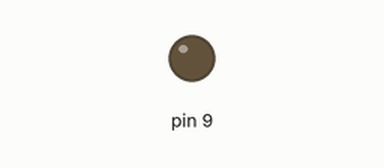
The sketch below on a simulated Arduino Uno, built with avr-gcc and run on an emulated ATmega328P. Parts: output pins drawn as LEDs (lit = HIGH).

Above: at 0.05 s.
At 1.2 s:
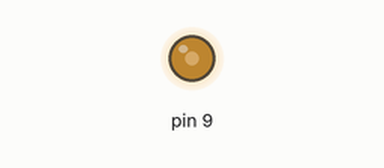
At 2.35 s:
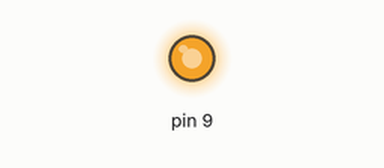
At 4.7 s:
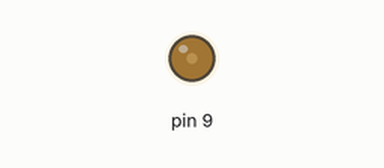
Timing chart, 0 to 6.8 s (numbered marks = the images above):
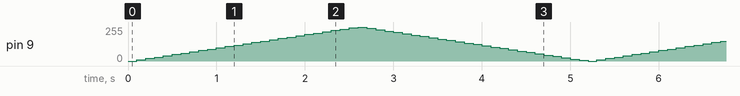

The sketch:

Button2.ino
```cpp
void setup() {}
void loop() {
  for (int i=0; i<=255; i=i+10) {
  analogWrite(9, i);
  delay(100);
  }

  for (int i=255; i>=0; i=i-10) {
  analogWrite(9, i);
  delay(100);
  }
}
```
